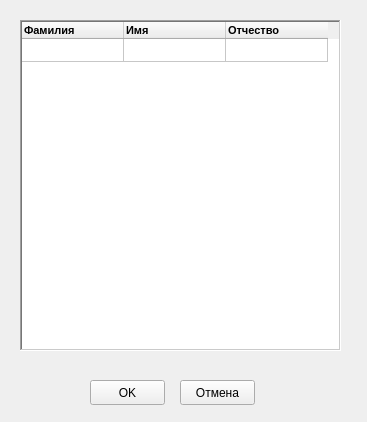
<?xml version="1.0" encoding="UTF-8"?>
<ui version="4.0">
 <class>Form</class>
 <widget class="QWidget" name="Form">
  <property name="windowModality">
   <enum>Qt::ApplicationModal</enum>
  </property>
  <property name="geometry">
   <rect>
    <x>0</x>
    <y>0</y>
    <width>367</width>
    <height>422</height>
   </rect>
  </property>
  <property name="windowTitle">
   <string>Выбор сотрудника</string>
  </property>
  <property name="windowIcon">
   <iconset>
    <normaloff>bmp/18.bmp</normaloff>bmp/18.bmp</iconset>
  </property>
  <widget class="QPushButton" name="pushButton">
   <property name="geometry">
    <rect>
     <x>90</x>
     <y>380</y>
     <width>75</width>
     <height>25</height>
    </rect>
   </property>
   <property name="text">
    <string>OK</string>
   </property>
   <property name="icon">
    <iconset>
     <normaloff>bmp/124.bmp</normaloff>bmp/124.bmp</iconset>
   </property>
  </widget>
  <widget class="QPushButton" name="pushButton_2">
   <property name="geometry">
    <rect>
     <x>180</x>
     <y>380</y>
     <width>75</width>
     <height>25</height>
    </rect>
   </property>
   <property name="text">
    <string>Отмена</string>
   </property>
   <property name="icon">
    <iconset>
     <normaloff>bmp/111.bmp</normaloff>bmp/111.bmp</iconset>
   </property>
  </widget>
  <widget class="QTableWidget" name="tableWidget">
   <property name="geometry">
    <rect>
     <x>20</x>
     <y>20</y>
     <width>321</width>
     <height>331</height>
    </rect>
   </property>
   <property name="frameShape">
    <enum>QFrame::WinPanel</enum>
   </property>
   <property name="lineWidth">
    <number>0</number>
   </property>
   <property name="midLineWidth">
    <number>1</number>
   </property>
   <property name="editTriggers">
    <set>QAbstractItemView::NoEditTriggers</set>
   </property>
   <attribute name="horizontalHeaderVisible">
    <bool>true</bool>
   </attribute>
   <attribute name="horizontalHeaderCascadingSectionResizes">
    <bool>true</bool>
   </attribute>
   <attribute name="horizontalHeaderMinimumSectionSize">
    <number>100</number>
   </attribute>
   <attribute name="horizontalHeaderDefaultSectionSize">
    <number>102</number>
   </attribute>
   <attribute name="verticalHeaderVisible">
    <bool>false</bool>
   </attribute>
   <attribute name="verticalHeaderMinimumSectionSize">
    <number>20</number>
   </attribute>
   <attribute name="verticalHeaderDefaultSectionSize">
    <number>23</number>
   </attribute>
   <attribute name="verticalHeaderHighlightSections">
    <bool>true</bool>
   </attribute>
   <row>
    <property name="text">
     <string/>
    </property>
   </row>
   <column>
    <property name="text">
     <string>Фамилия</string>
    </property>
    <property name="font">
     <font>
      <family>MS Shell Dlg 2</family>
      <pointsize>8</pointsize>
      <weight>75</weight>
      <bold>true</bold>
     </font>
    </property>
    <property name="textAlignment">
     <set>AlignLeading|AlignVCenter</set>
    </property>
    <property name="background">
     <color>
      <red>199</red>
      <green>208</green>
      <blue>191</blue>
     </color>
    </property>
   </column>
   <column>
    <property name="text">
     <string>Имя</string>
    </property>
    <property name="font">
     <font>
      <family>MS Shell Dlg 2</family>
      <pointsize>8</pointsize>
      <weight>75</weight>
      <bold>true</bold>
     </font>
    </property>
    <property name="textAlignment">
     <set>AlignLeading|AlignVCenter</set>
    </property>
    <property name="background">
     <color>
      <red>199</red>
      <green>208</green>
      <blue>191</blue>
     </color>
    </property>
   </column>
   <column>
    <property name="text">
     <string>Отчество</string>
    </property>
    <property name="font">
     <font>
      <family>MS Shell Dlg 2</family>
      <pointsize>8</pointsize>
      <weight>75</weight>
      <bold>true</bold>
     </font>
    </property>
    <property name="textAlignment">
     <set>AlignLeading|AlignVCenter</set>
    </property>
    <property name="background">
     <color>
      <red>199</red>
      <green>208</green>
      <blue>191</blue>
     </color>
    </property>
   </column>
  </widget>
 </widget>
 <resources/>
 <connections/>
</ui>
